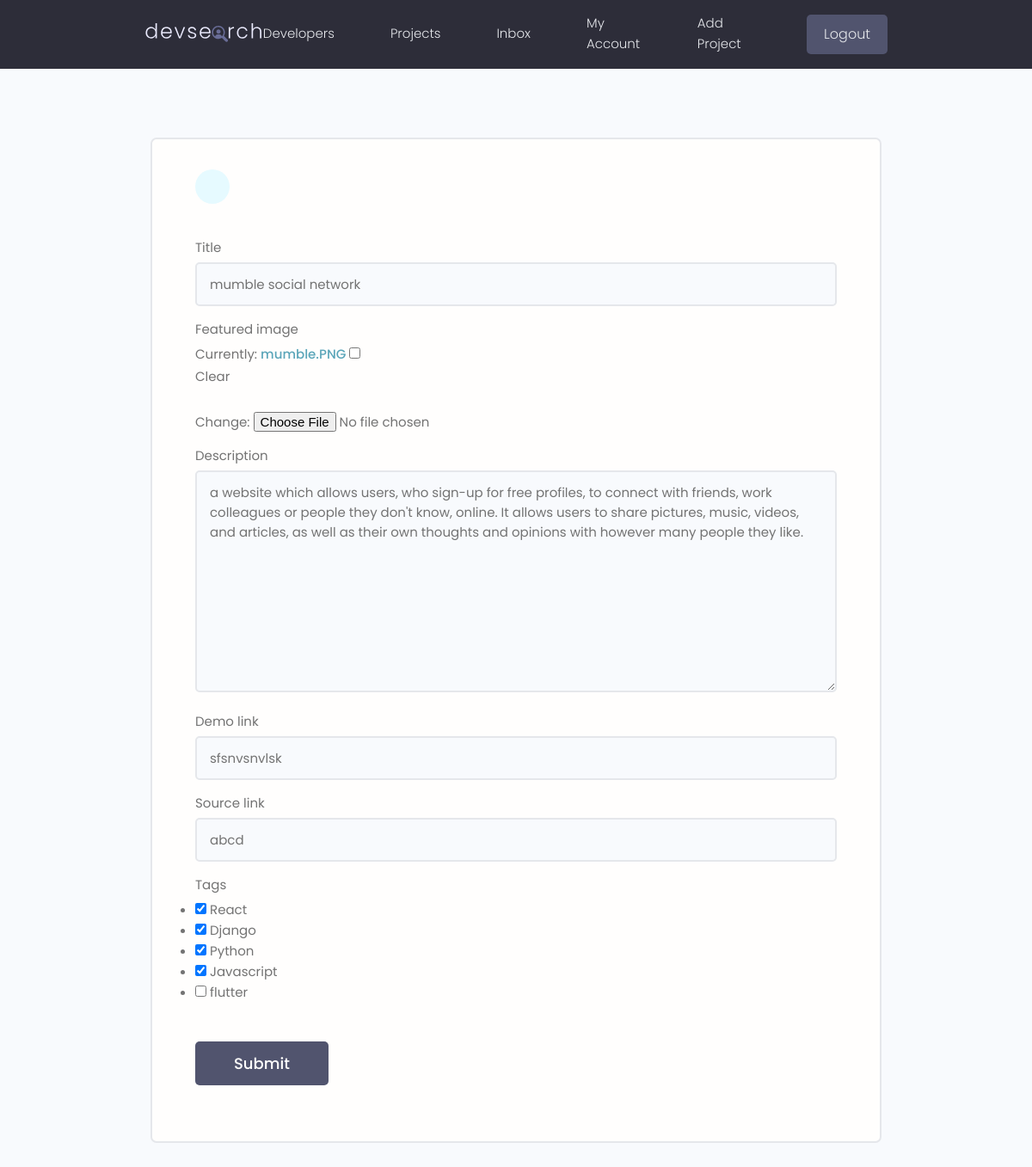
Screenshot of /projects/update-project/fcfcbbd5-9af7-4938-8e1d-2b0b246c86c9/ (signed in) with the database file from the repository.
### projects/models.py (models this page shows, shortened)
class Project(models.Model):
    owner = models.ForeignKey(
        Profile, null=True, blank=True, on_delete=models.SET_NULL)
    title = models.CharField(max_length=200)
    description = models.TextField(null=True, blank=True)
    featured_image = models.ImageField(
        null=True, blank=True, default="default.jpg")
    demo_link = models.CharField(max_length=2000, null=True, blank=True)
    source_link = models.CharField(max_length=2000, null=True, blank=True)
    tags = models.ManyToManyField('Tag', blank=True)
    vote_total = models.IntegerField(default=0, null=True, blank=True)
    vote_ratio = models.IntegerField(default=0, null=True, blank=True)
    created = models.DateTimeField(auto_now_add=True)
    id = models.UUIDField(default=uuid.uuid4, unique=True,
                          primary_key=True, editable=False)
    class Meta:
        ordering =['-vote_ratio','-vote_total','title']

### projects/views.py (the view)
# urls.py: path('update-project/<str:pk>/',views.updateProject,name="update-project"),
@login_required(login_url="login")
def updateProject(request, pk):
     profile = request.user.profile
     project = profile.project_set.get(id = pk)
     form = ProjectForm(instance = project)
     if request.method == 'POST':
          form=ProjectForm(request.POST,request.FILES,instance=project)
          if form.is_valid():
               form.save()
               return redirect('account')
     context={'form':form}
     return render(request,'projects/project_form.html',context)

### projects/forms.py
class ProjectForm(ModelForm):
    class Meta:
        model = Project
        fields = ['title','featured_image','description','demo_link','source_link','tags']
        widgets = {
            'tags': forms.CheckboxSelectMultiple() ,
        }
    def __init__(self, *args, **kwargs):
        super(ProjectForm, self).__init__(*args, **kwargs)
        for name, field in self.fields.items():
            field.widget.attrs.update({'class': 'input'})

### projects/models.py (called while the page is built)
    def __str__(self):
        return self.name

### projects/templates/projects/project_form.html (shortened to what this page needs)
{%extends 'main.html'%}
{%block content%}
<main class="formPage my-xl">
     <div class="content-box">
         <div class="formWrapper">
             <a class="backButton" href="#"></a>
             <br>
             <form class="form" method="POST" enctype="multipart/form-data">
                 {% for field in form %}
                 <div class="form__field">
                     <label for="formInput#text">{{field.label}} </label>
                     {{field}}
                 </div>
                 {%endfor%}
                 <input class="btn btn--sub btn--lg  my-md" type="submit" value="Submit" />
             </form>
         </div>
     </div>
 </main>
{%endblock content%}

### static/styles/app.css (style rules this page uses)
:root { --color-sub: #2d2d39; }
.btn--sub { background-color: var(--color-sub-light); }
.content-box { width: 95%; max-width: 85rem; margin: 0 auto; }
.backButton { background: var(--color-main-light); color: var(--color-main); width: 4rem; height: 4rem; display: flex; align-items: center; justify-content: center; border-radius: 50%; }
.formPage .formWrapper { list-style: none; background: var(--color-white); padding: 3.5rem 5rem; border: 2px solid var(--color-light); border-radius: 0.7rem; }

### static/uikit/styles/modules/_variables.css (style rules this page uses)
:root { --color-main: #5aa5b9; --color-main-light: #e6faff; --color-sub: #3f4156; --color-sub-light: #51546e; --color-sub-lighter: #ededfd; --color-text: #737373; --color-gray: #8b8b8b; --color-light: #e5e7eb; --color-light-gray: #767676; --color-bg: #f8fafd; --color-white: #fffefd; --color-white-light: #f3f3f3; --color-success: #359e64; --color-success-bg: #def8e8; --color-error: #fc4b0b; --color-error-bg: #fff2ee; --font-base: 'Poppins', arial, helvetica, 'Segoe UI', roboto, ubuntu, sans-serif; --font-monospace: 'Fira Code', 'Courier New', courier, monospace; --font-regular: 300; --font-medium: 500; --font-bold: 700; --generic-shadow: 1px 1px 5px #00000010; --generic-transition: all 0.3s ease-in-out; }

### static/uikit/styles/modules/_base.css (style rules this page uses)
* { margin: 0; padding: 0; box-sizing: border-box; text-rendering: optimizeLegibility; color: inherit; font-size: inherit; }
html { font-size: 50%; }
@media only screen and (min-width: 480px) { html { font-size: 56.25%; } }
@media only screen and (min-width: 1200px) { html { font-size: 62.5%; } }
body { line-height: 1.6; font-weight: 400; font-size: 1.5rem; color: var(--color-text); background-color: var(--color-bg); min-height: 100vh; }

### static/uikit/styles/modules/_typography.css (style rules this page uses)
* { font-family: var(--font-base); }
a { padding-bottom: 2px; text-decoration: none; display: inline-block; color: var(--color-main); font-weight: var(--font-medium); }

### static/uikit/styles/modules/_utilities.css (style rules this page uses)
.my-md { margin: 3rem auto; }
.my-xl { margin: 8rem auto; }

### static/uikit/styles/modules/_button.css (style rules this page uses)
.btn { display: inline-block; position: relative; cursor: pointer; background-color: var(--color-light); font-weight: var(--font-medium); color: var(--color-sub); text-decoration: none; padding: 1rem 2rem; border-radius: 0.5rem; border: none; width: -webkit-fit-content; width: -moz-fit-content; width: fit-content; height: -webkit-fit-content; height: -moz-fit-content; height: fit-content; font-size: 1.6rem; outline-width: 0; outline-color: transparent; -webkit-backface-visibility: hidden; backface-visibility: hidden; transition: all 0.3s ease-in-out; }
.btn--sub { background-color: var(--color-sub); color: var(--color-white); }
.btn--lg { font-size: 1.8rem; padding: 1.2rem 4.5rem; }

### static/uikit/styles/modules/_form.css (style rules this page uses)
.form { display: block; }
.form__field { margin-top: 1.5rem; margin-bottom: 1.5rem; }
.form__label, .form__field > label { display: block; margin-bottom: 0.5rem; color: var(--color-text); }
input.input[type='text'], input.input[type='email'], input.input[type='password'], input.input[type='number'], textarea.input { min-width: 24rem; width: 100%; padding: 1.2rem 1.5rem; border-radius: 0.5rem; border: 2px solid var(--color-light); transition: all 0.3s ease-in-out; background-color: var(--color-bg); }

### rows the page displays
Project: form "mumble social network" "a website which allows users, who sign-up for free profiles, to connect with friends, work colleagues or people they don't know, online. It allows users to share pictures, music, videos, and articles, as well as their own thoughts and opinions with however many people they like." "sfsnvsnvlsk" "abcd"

### other values shown
{{ field.label }} "Title" "Featured image" "Description" "Demo link" "Source link" "Tags"
